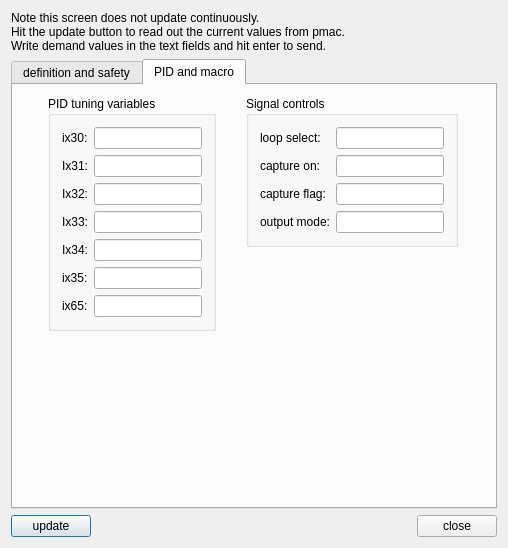
<?xml version="1.0" encoding="UTF-8"?>
<ui version="4.0">
 <class>formAxisSettings</class>
 <widget class="QDialog" name="formAxisSettings">
  <property name="geometry">
   <rect>
    <x>0</x>
    <y>0</y>
    <width>508</width>
    <height>548</height>
   </rect>
  </property>
  <property name="sizePolicy">
   <sizepolicy hsizetype="Fixed" vsizetype="Fixed">
    <horstretch>0</horstretch>
    <verstretch>0</verstretch>
   </sizepolicy>
  </property>
  <property name="maximumSize">
   <size>
    <width>1024</width>
    <height>768</height>
   </size>
  </property>
  <property name="windowTitle">
   <string>Axis setup</string>
  </property>
  <layout class="QGridLayout" name="gridLayout_3">
   <item row="0" column="0" colspan="3">
    <widget class="QLabel" name="textLabel1">
     <property name="text">
      <string>Note this screen does not update continuously.
Hit the update button to read out the current values from pmac.
Write demand values in the text fields and hit enter to send.</string>
     </property>
     <property name="wordWrap">
      <bool>false</bool>
     </property>
    </widget>
   </item>
   <item row="1" column="0" colspan="3">
    <widget class="QTabWidget" name="tabAxisSetup">
     <property name="currentIndex">
      <number>1</number>
     </property>
     <widget class="QWidget" name="tab">
      <attribute name="title">
       <string>definition and safety</string>
      </attribute>
      <layout class="QGridLayout" name="gridLayout_2">
       <item row="0" column="0">
        <widget class="QGroupBox" name="groupBox1">
         <property name="title">
          <string>Definition I variables</string>
         </property>
         <layout class="QFormLayout" name="formLayout_2">
          <item row="0" column="0">
           <widget class="QLabel" name="textLabel2">
            <property name="text">
             <string>Ix11:</string>
            </property>
            <property name="wordWrap">
             <bool>false</bool>
            </property>
           </widget>
          </item>
          <item row="0" column="1">
           <widget class="QLineEdit" name="lneIx11">
            <property name="minimumSize">
             <size>
              <width>60</width>
              <height>0</height>
             </size>
            </property>
            <property name="maximumSize">
             <size>
              <width>31222</width>
              <height>32767</height>
             </size>
            </property>
           </widget>
          </item>
          <item row="1" column="0">
           <widget class="QLabel" name="textLabel2_2">
            <property name="text">
             <string>Ix12:</string>
            </property>
            <property name="wordWrap">
             <bool>false</bool>
            </property>
           </widget>
          </item>
          <item row="1" column="1">
           <widget class="QLineEdit" name="lneIx12">
            <property name="minimumSize">
             <size>
              <width>60</width>
              <height>0</height>
             </size>
            </property>
            <property name="maximumSize">
             <size>
              <width>31222</width>
              <height>32767</height>
             </size>
            </property>
           </widget>
          </item>
          <item row="2" column="0">
           <widget class="QLabel" name="textLabel2_3">
            <property name="text">
             <string>Ix13:</string>
            </property>
            <property name="wordWrap">
             <bool>false</bool>
            </property>
           </widget>
          </item>
          <item row="2" column="1">
           <widget class="QLineEdit" name="lneIx13">
            <property name="minimumSize">
             <size>
              <width>60</width>
              <height>0</height>
             </size>
            </property>
            <property name="maximumSize">
             <size>
              <width>31222</width>
              <height>32767</height>
             </size>
            </property>
           </widget>
          </item>
          <item row="3" column="0">
           <widget class="QLabel" name="textLabel2_4">
            <property name="text">
             <string>Ix14:</string>
            </property>
            <property name="wordWrap">
             <bool>false</bool>
            </property>
           </widget>
          </item>
          <item row="3" column="1">
           <widget class="QLineEdit" name="lneIx14">
            <property name="minimumSize">
             <size>
              <width>60</width>
              <height>0</height>
             </size>
            </property>
            <property name="maximumSize">
             <size>
              <width>31222</width>
              <height>32767</height>
             </size>
            </property>
           </widget>
          </item>
          <item row="4" column="0">
           <widget class="QLabel" name="textLabel2_5">
            <property name="text">
             <string>Ix15:</string>
            </property>
            <property name="wordWrap">
             <bool>false</bool>
            </property>
           </widget>
          </item>
          <item row="4" column="1">
           <widget class="QLineEdit" name="lneIx15">
            <property name="minimumSize">
             <size>
              <width>60</width>
              <height>0</height>
             </size>
            </property>
            <property name="maximumSize">
             <size>
              <width>31222</width>
              <height>32767</height>
             </size>
            </property>
           </widget>
          </item>
          <item row="5" column="0">
           <widget class="QLabel" name="textLabel2_6">
            <property name="text">
             <string>Ix16:</string>
            </property>
            <property name="wordWrap">
             <bool>false</bool>
            </property>
           </widget>
          </item>
          <item row="5" column="1">
           <widget class="QLineEdit" name="lneIx16">
            <property name="minimumSize">
             <size>
              <width>60</width>
              <height>0</height>
             </size>
            </property>
            <property name="maximumSize">
             <size>
              <width>31222</width>
              <height>32767</height>
             </size>
            </property>
           </widget>
          </item>
          <item row="6" column="0">
           <widget class="QLabel" name="textLabel2_7">
            <property name="text">
             <string>Ix17:</string>
            </property>
            <property name="wordWrap">
             <bool>false</bool>
            </property>
           </widget>
          </item>
          <item row="6" column="1">
           <widget class="QLineEdit" name="lneIx17">
            <property name="minimumSize">
             <size>
              <width>60</width>
              <height>0</height>
             </size>
            </property>
            <property name="maximumSize">
             <size>
              <width>31222</width>
              <height>32767</height>
             </size>
            </property>
           </widget>
          </item>
          <item row="7" column="0">
           <widget class="QLabel" name="textLabel2_8">
            <property name="text">
             <string>Ix19:</string>
            </property>
            <property name="wordWrap">
             <bool>false</bool>
            </property>
           </widget>
          </item>
          <item row="7" column="1">
           <widget class="QLineEdit" name="lneIx19">
            <property name="minimumSize">
             <size>
              <width>60</width>
              <height>0</height>
             </size>
            </property>
            <property name="maximumSize">
             <size>
              <width>31222</width>
              <height>32767</height>
             </size>
            </property>
           </widget>
          </item>
         </layout>
        </widget>
       </item>
       <item row="0" column="1">
        <widget class="QGroupBox" name="groupBox2">
         <property name="title">
          <string>Safety I variables</string>
         </property>
         <layout class="QFormLayout" name="formLayout">
          <item row="0" column="0">
           <widget class="QLabel" name="textLabel2_9">
            <property name="text">
             <string>Ix20</string>
            </property>
            <property name="wordWrap">
             <bool>false</bool>
            </property>
           </widget>
          </item>
          <item row="0" column="1">
           <widget class="QLineEdit" name="lneIx20">
            <property name="sizePolicy">
             <sizepolicy hsizetype="Expanding" vsizetype="Fixed">
              <horstretch>0</horstretch>
              <verstretch>0</verstretch>
             </sizepolicy>
            </property>
            <property name="minimumSize">
             <size>
              <width>60</width>
              <height>0</height>
             </size>
            </property>
            <property name="maximumSize">
             <size>
              <width>32222</width>
              <height>32767</height>
             </size>
            </property>
           </widget>
          </item>
          <item row="1" column="0">
           <widget class="QLabel" name="textLabel2_2_2">
            <property name="text">
             <string>Ix21</string>
            </property>
            <property name="wordWrap">
             <bool>false</bool>
            </property>
           </widget>
          </item>
          <item row="1" column="1">
           <widget class="QLineEdit" name="lneIx21">
            <property name="minimumSize">
             <size>
              <width>60</width>
              <height>0</height>
             </size>
            </property>
            <property name="maximumSize">
             <size>
              <width>32222</width>
              <height>32767</height>
             </size>
            </property>
           </widget>
          </item>
          <item row="2" column="0">
           <widget class="QLabel" name="textLabel2_3_2">
            <property name="text">
             <string>Ix22</string>
            </property>
            <property name="wordWrap">
             <bool>false</bool>
            </property>
           </widget>
          </item>
          <item row="2" column="1">
           <widget class="QLineEdit" name="lneIx22">
            <property name="minimumSize">
             <size>
              <width>60</width>
              <height>0</height>
             </size>
            </property>
            <property name="maximumSize">
             <size>
              <width>32222</width>
              <height>32767</height>
             </size>
            </property>
           </widget>
          </item>
          <item row="3" column="0">
           <widget class="QLabel" name="textLabel2_4_2">
            <property name="text">
             <string>Ix23</string>
            </property>
            <property name="wordWrap">
             <bool>false</bool>
            </property>
           </widget>
          </item>
          <item row="3" column="1">
           <widget class="QLineEdit" name="lneIx23">
            <property name="minimumSize">
             <size>
              <width>60</width>
              <height>0</height>
             </size>
            </property>
            <property name="maximumSize">
             <size>
              <width>32222</width>
              <height>32767</height>
             </size>
            </property>
           </widget>
          </item>
          <item row="4" column="0">
           <widget class="QLabel" name="textLabel2_5_2">
            <property name="text">
             <string>Ix24</string>
            </property>
            <property name="wordWrap">
             <bool>false</bool>
            </property>
           </widget>
          </item>
          <item row="4" column="1">
           <widget class="QLineEdit" name="lneIx24">
            <property name="minimumSize">
             <size>
              <width>60</width>
              <height>0</height>
             </size>
            </property>
            <property name="maximumSize">
             <size>
              <width>32222</width>
              <height>32767</height>
             </size>
            </property>
           </widget>
          </item>
          <item row="5" column="0">
           <widget class="QLabel" name="textLabel2_6_2">
            <property name="text">
             <string>Ix25</string>
            </property>
            <property name="wordWrap">
             <bool>false</bool>
            </property>
           </widget>
          </item>
          <item row="5" column="1">
           <widget class="QLineEdit" name="lneIx25">
            <property name="minimumSize">
             <size>
              <width>60</width>
              <height>0</height>
             </size>
            </property>
            <property name="maximumSize">
             <size>
              <width>32222</width>
              <height>32767</height>
             </size>
            </property>
           </widget>
          </item>
          <item row="6" column="0">
           <widget class="QLabel" name="textLabel2_7_2">
            <property name="text">
             <string>Ix26</string>
            </property>
            <property name="wordWrap">
             <bool>false</bool>
            </property>
           </widget>
          </item>
          <item row="6" column="1">
           <widget class="QLineEdit" name="lneIx26">
            <property name="minimumSize">
             <size>
              <width>0</width>
              <height>0</height>
             </size>
            </property>
            <property name="maximumSize">
             <size>
              <width>32222</width>
              <height>32767</height>
             </size>
            </property>
           </widget>
          </item>
         </layout>
        </widget>
       </item>
      </layout>
     </widget>
     <widget class="QWidget" name="tab">
      <attribute name="title">
       <string>PID and macro</string>
      </attribute>
      <layout class="QGridLayout" name="gridLayout">
       <item row="0" column="0" rowspan="2">
        <widget class="QGroupBox" name="groupBox1_2">
         <property name="sizePolicy">
          <sizepolicy hsizetype="Fixed" vsizetype="Fixed">
           <horstretch>0</horstretch>
           <verstretch>0</verstretch>
          </sizepolicy>
         </property>
         <property name="title">
          <string>PID tuning variables</string>
         </property>
         <layout class="QFormLayout" name="formLayout_3">
          <item row="0" column="0">
           <widget class="QLabel" name="textLabel2_10">
            <property name="text">
             <string>ix30:</string>
            </property>
            <property name="wordWrap">
             <bool>false</bool>
            </property>
           </widget>
          </item>
          <item row="0" column="1">
           <widget class="QLineEdit" name="lneIx30">
            <property name="minimumSize">
             <size>
              <width>60</width>
              <height>0</height>
             </size>
            </property>
            <property name="maximumSize">
             <size>
              <width>32233</width>
              <height>32767</height>
             </size>
            </property>
           </widget>
          </item>
          <item row="1" column="0">
           <widget class="QLabel" name="textLabel2_2_3">
            <property name="text">
             <string>Ix31:</string>
            </property>
            <property name="wordWrap">
             <bool>false</bool>
            </property>
           </widget>
          </item>
          <item row="1" column="1">
           <widget class="QLineEdit" name="lneIx31">
            <property name="minimumSize">
             <size>
              <width>60</width>
              <height>0</height>
             </size>
            </property>
            <property name="maximumSize">
             <size>
              <width>32233</width>
              <height>32767</height>
             </size>
            </property>
           </widget>
          </item>
          <item row="2" column="0">
           <widget class="QLabel" name="textLabel2_3_3">
            <property name="text">
             <string>Ix32:</string>
            </property>
            <property name="wordWrap">
             <bool>false</bool>
            </property>
           </widget>
          </item>
          <item row="2" column="1">
           <widget class="QLineEdit" name="lneIx32">
            <property name="minimumSize">
             <size>
              <width>60</width>
              <height>0</height>
             </size>
            </property>
            <property name="maximumSize">
             <size>
              <width>32233</width>
              <height>32767</height>
             </size>
            </property>
           </widget>
          </item>
          <item row="3" column="0">
           <widget class="QLabel" name="textLabel2_4_3">
            <property name="text">
             <string>Ix33:</string>
            </property>
            <property name="wordWrap">
             <bool>false</bool>
            </property>
           </widget>
          </item>
          <item row="3" column="1">
           <widget class="QLineEdit" name="lneIx33">
            <property name="minimumSize">
             <size>
              <width>60</width>
              <height>0</height>
             </size>
            </property>
            <property name="maximumSize">
             <size>
              <width>32233</width>
              <height>32767</height>
             </size>
            </property>
           </widget>
          </item>
          <item row="4" column="0">
           <widget class="QLabel" name="textLabel2_5_3">
            <property name="text">
             <string>Ix34:</string>
            </property>
            <property name="wordWrap">
             <bool>false</bool>
            </property>
           </widget>
          </item>
          <item row="4" column="1">
           <widget class="QLineEdit" name="lneIx34">
            <property name="minimumSize">
             <size>
              <width>60</width>
              <height>0</height>
             </size>
            </property>
            <property name="maximumSize">
             <size>
              <width>32233</width>
              <height>32767</height>
             </size>
            </property>
           </widget>
          </item>
          <item row="5" column="0">
           <widget class="QLabel" name="textLabel2_10_2">
            <property name="text">
             <string>ix35:</string>
            </property>
            <property name="wordWrap">
             <bool>false</bool>
            </property>
           </widget>
          </item>
          <item row="5" column="1">
           <widget class="QLineEdit" name="lneIx35">
            <property name="minimumSize">
             <size>
              <width>60</width>
              <height>0</height>
             </size>
            </property>
            <property name="maximumSize">
             <size>
              <width>32233</width>
              <height>32767</height>
             </size>
            </property>
           </widget>
          </item>
          <item row="6" column="0">
           <widget class="QLabel" name="textLabel2_10_2_2">
            <property name="text">
             <string>ix65:</string>
            </property>
            <property name="wordWrap">
             <bool>false</bool>
            </property>
           </widget>
          </item>
          <item row="6" column="1">
           <widget class="QLineEdit" name="lneIx65">
            <property name="minimumSize">
             <size>
              <width>60</width>
              <height>0</height>
             </size>
            </property>
            <property name="maximumSize">
             <size>
              <width>32233</width>
              <height>32767</height>
             </size>
            </property>
           </widget>
          </item>
         </layout>
        </widget>
       </item>
       <item row="0" column="1">
        <widget class="QGroupBox" name="groupBox1_2_2">
         <property name="sizePolicy">
          <sizepolicy hsizetype="Fixed" vsizetype="Fixed">
           <horstretch>0</horstretch>
           <verstretch>0</verstretch>
          </sizepolicy>
         </property>
         <property name="title">
          <string>Signal controls</string>
         </property>
         <layout class="QFormLayout" name="formLayout_4">
          <property name="fieldGrowthPolicy">
           <enum>QFormLayout::AllNonFixedFieldsGrow</enum>
          </property>
          <item row="0" column="0">
           <widget class="QLabel" name="lLoopSelect">
            <property name="text">
             <string>loop select:</string>
            </property>
            <property name="wordWrap">
             <bool>false</bool>
            </property>
           </widget>
          </item>
          <item row="0" column="1">
           <widget class="QLineEdit" name="lneLoopSelect">
            <property name="minimumSize">
             <size>
              <width>60</width>
              <height>0</height>
             </size>
            </property>
            <property name="maximumSize">
             <size>
              <width>32222</width>
              <height>32767</height>
             </size>
            </property>
           </widget>
          </item>
          <item row="1" column="0">
           <widget class="QLabel" name="lCaptureOn">
            <property name="text">
             <string>capture on:</string>
            </property>
            <property name="wordWrap">
             <bool>false</bool>
            </property>
           </widget>
          </item>
          <item row="1" column="1">
           <widget class="QLineEdit" name="lneCaptureOn">
            <property name="minimumSize">
             <size>
              <width>60</width>
              <height>0</height>
             </size>
            </property>
            <property name="maximumSize">
             <size>
              <width>32222</width>
              <height>32767</height>
             </size>
            </property>
           </widget>
          </item>
          <item row="2" column="0">
           <widget class="QLabel" name="lCaptureFlag">
            <property name="text">
             <string>capture flag:</string>
            </property>
            <property name="wordWrap">
             <bool>false</bool>
            </property>
           </widget>
          </item>
          <item row="2" column="1">
           <widget class="QLineEdit" name="lneCaptureFlag">
            <property name="minimumSize">
             <size>
              <width>60</width>
              <height>0</height>
             </size>
            </property>
            <property name="maximumSize">
             <size>
              <width>32222</width>
              <height>32767</height>
             </size>
            </property>
           </widget>
          </item>
          <item row="3" column="0">
           <widget class="QLabel" name="lOutputMode">
            <property name="text">
             <string>output mode:</string>
            </property>
            <property name="wordWrap">
             <bool>false</bool>
            </property>
           </widget>
          </item>
          <item row="3" column="1">
           <widget class="QLineEdit" name="lneOutputMode">
            <property name="minimumSize">
             <size>
              <width>60</width>
              <height>0</height>
             </size>
            </property>
            <property name="maximumSize">
             <size>
              <width>32222</width>
              <height>32767</height>
             </size>
            </property>
           </widget>
          </item>
         </layout>
        </widget>
       </item>
       <item row="1" column="1" rowspan="2">
        <spacer name="verticalSpacer">
         <property name="orientation">
          <enum>Qt::Vertical</enum>
         </property>
         <property name="sizeHint" stdset="0">
          <size>
           <width>20</width>
           <height>125</height>
          </size>
         </property>
        </spacer>
       </item>
       <item row="2" column="0">
        <spacer name="verticalSpacer_2">
         <property name="orientation">
          <enum>Qt::Vertical</enum>
         </property>
         <property name="sizeHint" stdset="0">
          <size>
           <width>20</width>
           <height>26</height>
          </size>
         </property>
        </spacer>
       </item>
      </layout>
     </widget>
    </widget>
   </item>
   <item row="2" column="0">
    <widget class="QPushButton" name="btnUpdate">
     <property name="text">
      <string>update</string>
     </property>
    </widget>
   </item>
   <item row="2" column="1">
    <spacer name="spacer7">
     <property name="orientation">
      <enum>Qt::Horizontal</enum>
     </property>
     <property name="sizeType">
      <enum>QSizePolicy::Expanding</enum>
     </property>
     <property name="sizeHint" stdset="0">
      <size>
       <width>185</width>
       <height>20</height>
      </size>
     </property>
    </spacer>
   </item>
   <item row="2" column="2">
    <widget class="QPushButton" name="btnClose">
     <property name="text">
      <string>close</string>
     </property>
    </widget>
   </item>
  </layout>
 </widget>
 <layoutdefault spacing="6" margin="11"/>
 <pixmapfunction>qPixmapFromMimeSource</pixmapfunction>
 <tabstops>
  <tabstop>lneIx11</tabstop>
  <tabstop>lneIx12</tabstop>
  <tabstop>lneIx13</tabstop>
  <tabstop>lneIx14</tabstop>
  <tabstop>lneIx15</tabstop>
  <tabstop>lneIx16</tabstop>
  <tabstop>lneIx17</tabstop>
  <tabstop>lneIx19</tabstop>
  <tabstop>lneIx20</tabstop>
  <tabstop>lneIx21</tabstop>
  <tabstop>lneIx22</tabstop>
  <tabstop>lneIx23</tabstop>
  <tabstop>lneIx24</tabstop>
  <tabstop>lneIx25</tabstop>
  <tabstop>lneIx26</tabstop>
  <tabstop>btnUpdate</tabstop>
  <tabstop>btnClose</tabstop>
 </tabstops>
 <resources/>
 <connections>
  <connection>
   <sender>btnUpdate</sender>
   <signal>clicked()</signal>
   <receiver>formAxisSettings</receiver>
   <slot>axisUpdate()</slot>
   <hints>
    <hint type="sourcelabel">
     <x>20</x>
     <y>20</y>
    </hint>
    <hint type="destinationlabel">
     <x>20</x>
     <y>20</y>
    </hint>
   </hints>
  </connection>
  <connection>
   <sender>btnClose</sender>
   <signal>clicked()</signal>
   <receiver>formAxisSettings</receiver>
   <slot>close()</slot>
   <hints>
    <hint type="sourcelabel">
     <x>20</x>
     <y>20</y>
    </hint>
    <hint type="destinationlabel">
     <x>20</x>
     <y>20</y>
    </hint>
   </hints>
  </connection>
  <connection>
   <sender>lneIx11</sender>
   <signal>returnPressed()</signal>
   <receiver>formAxisSettings</receiver>
   <slot>sendIx11()</slot>
   <hints>
    <hint type="sourcelabel">
     <x>20</x>
     <y>20</y>
    </hint>
    <hint type="destinationlabel">
     <x>20</x>
     <y>20</y>
    </hint>
   </hints>
  </connection>
  <connection>
   <sender>lneIx12</sender>
   <signal>returnPressed()</signal>
   <receiver>formAxisSettings</receiver>
   <slot>sendIx12()</slot>
   <hints>
    <hint type="sourcelabel">
     <x>20</x>
     <y>20</y>
    </hint>
    <hint type="destinationlabel">
     <x>20</x>
     <y>20</y>
    </hint>
   </hints>
  </connection>
  <connection>
   <sender>lneIx13</sender>
   <signal>returnPressed()</signal>
   <receiver>formAxisSettings</receiver>
   <slot>sendIx13()</slot>
   <hints>
    <hint type="sourcelabel">
     <x>20</x>
     <y>20</y>
    </hint>
    <hint type="destinationlabel">
     <x>20</x>
     <y>20</y>
    </hint>
   </hints>
  </connection>
  <connection>
   <sender>lneIx14</sender>
   <signal>returnPressed()</signal>
   <receiver>formAxisSettings</receiver>
   <slot>sendIx14()</slot>
   <hints>
    <hint type="sourcelabel">
     <x>20</x>
     <y>20</y>
    </hint>
    <hint type="destinationlabel">
     <x>20</x>
     <y>20</y>
    </hint>
   </hints>
  </connection>
  <connection>
   <sender>lneIx15</sender>
   <signal>returnPressed()</signal>
   <receiver>formAxisSettings</receiver>
   <slot>sendIx15()</slot>
   <hints>
    <hint type="sourcelabel">
     <x>20</x>
     <y>20</y>
    </hint>
    <hint type="destinationlabel">
     <x>20</x>
     <y>20</y>
    </hint>
   </hints>
  </connection>
  <connection>
   <sender>lneIx16</sender>
   <signal>returnPressed()</signal>
   <receiver>formAxisSettings</receiver>
   <slot>sendIx16()</slot>
   <hints>
    <hint type="sourcelabel">
     <x>20</x>
     <y>20</y>
    </hint>
    <hint type="destinationlabel">
     <x>20</x>
     <y>20</y>
    </hint>
   </hints>
  </connection>
  <connection>
   <sender>lneIx17</sender>
   <signal>returnPressed()</signal>
   <receiver>formAxisSettings</receiver>
   <slot>sendIx17()</slot>
   <hints>
    <hint type="sourcelabel">
     <x>20</x>
     <y>20</y>
    </hint>
    <hint type="destinationlabel">
     <x>20</x>
     <y>20</y>
    </hint>
   </hints>
  </connection>
  <connection>
   <sender>lneIx19</sender>
   <signal>returnPressed()</signal>
   <receiver>formAxisSettings</receiver>
   <slot>sendIx19()</slot>
   <hints>
    <hint type="sourcelabel">
     <x>20</x>
     <y>20</y>
    </hint>
    <hint type="destinationlabel">
     <x>20</x>
     <y>20</y>
    </hint>
   </hints>
  </connection>
  <connection>
   <sender>lneIx20</sender>
   <signal>returnPressed()</signal>
   <receiver>formAxisSettings</receiver>
   <slot>sendIx20()</slot>
   <hints>
    <hint type="sourcelabel">
     <x>20</x>
     <y>20</y>
    </hint>
    <hint type="destinationlabel">
     <x>20</x>
     <y>20</y>
    </hint>
   </hints>
  </connection>
  <connection>
   <sender>lneIx21</sender>
   <signal>returnPressed()</signal>
   <receiver>formAxisSettings</receiver>
   <slot>sendIx21()</slot>
   <hints>
    <hint type="sourcelabel">
     <x>20</x>
     <y>20</y>
    </hint>
    <hint type="destinationlabel">
     <x>20</x>
     <y>20</y>
    </hint>
   </hints>
  </connection>
  <connection>
   <sender>lneIx22</sender>
   <signal>returnPressed()</signal>
   <receiver>formAxisSettings</receiver>
   <slot>sendIx22()</slot>
   <hints>
    <hint type="sourcelabel">
     <x>20</x>
     <y>20</y>
    </hint>
    <hint type="destinationlabel">
     <x>20</x>
     <y>20</y>
    </hint>
   </hints>
  </connection>
  <connection>
   <sender>lneIx23</sender>
   <signal>returnPressed()</signal>
   <receiver>formAxisSettings</receiver>
   <slot>sendIx23()</slot>
   <hints>
    <hint type="sourcelabel">
     <x>20</x>
     <y>20</y>
    </hint>
    <hint type="destinationlabel">
     <x>20</x>
     <y>20</y>
    </hint>
   </hints>
  </connection>
  <connection>
   <sender>lneIx24</sender>
   <signal>returnPressed()</signal>
   <receiver>formAxisSettings</receiver>
   <slot>sendIx24()</slot>
   <hints>
    <hint type="sourcelabel">
     <x>20</x>
     <y>20</y>
    </hint>
    <hint type="destinationlabel">
     <x>20</x>
     <y>20</y>
    </hint>
   </hints>
  </connection>
  <connection>
   <sender>lneIx25</sender>
   <signal>returnPressed()</signal>
   <receiver>formAxisSettings</receiver>
   <slot>sendIx25()</slot>
   <hints>
    <hint type="sourcelabel">
     <x>20</x>
     <y>20</y>
    </hint>
    <hint type="destinationlabel">
     <x>20</x>
     <y>20</y>
    </hint>
   </hints>
  </connection>
  <connection>
   <sender>lneIx26</sender>
   <signal>returnPressed()</signal>
   <receiver>formAxisSettings</receiver>
   <slot>sendIx26()</slot>
   <hints>
    <hint type="sourcelabel">
     <x>20</x>
     <y>20</y>
    </hint>
    <hint type="destinationlabel">
     <x>20</x>
     <y>20</y>
    </hint>
   </hints>
  </connection>
  <connection>
   <sender>lneIx30</sender>
   <signal>returnPressed()</signal>
   <receiver>formAxisSettings</receiver>
   <slot>sendIx30()</slot>
   <hints>
    <hint type="sourcelabel">
     <x>20</x>
     <y>20</y>
    </hint>
    <hint type="destinationlabel">
     <x>20</x>
     <y>20</y>
    </hint>
   </hints>
  </connection>
  <connection>
   <sender>lneIx31</sender>
   <signal>returnPressed()</signal>
   <receiver>formAxisSettings</receiver>
   <slot>sendIx31()</slot>
   <hints>
    <hint type="sourcelabel">
     <x>20</x>
     <y>20</y>
    </hint>
    <hint type="destinationlabel">
     <x>20</x>
     <y>20</y>
    </hint>
   </hints>
  </connection>
  <connection>
   <sender>lneIx32</sender>
   <signal>returnPressed()</signal>
   <receiver>formAxisSettings</receiver>
   <slot>sendIx32()</slot>
   <hints>
    <hint type="sourcelabel">
     <x>20</x>
     <y>20</y>
    </hint>
    <hint type="destinationlabel">
     <x>20</x>
     <y>20</y>
    </hint>
   </hints>
  </connection>
  <connection>
   <sender>lneIx33</sender>
   <signal>returnPressed()</signal>
   <receiver>formAxisSettings</receiver>
   <slot>sendIx33()</slot>
   <hints>
    <hint type="sourcelabel">
     <x>20</x>
     <y>20</y>
    </hint>
    <hint type="destinationlabel">
     <x>20</x>
     <y>20</y>
    </hint>
   </hints>
  </connection>
  <connection>
   <sender>lneIx34</sender>
   <signal>returnPressed()</signal>
   <receiver>formAxisSettings</receiver>
   <slot>sendIx34()</slot>
   <hints>
    <hint type="sourcelabel">
     <x>20</x>
     <y>20</y>
    </hint>
    <hint type="destinationlabel">
     <x>20</x>
     <y>20</y>
    </hint>
   </hints>
  </connection>
  <connection>
   <sender>lneIx35</sender>
   <signal>returnPressed()</signal>
   <receiver>formAxisSettings</receiver>
   <slot>sendIx35()</slot>
   <hints>
    <hint type="sourcelabel">
     <x>20</x>
     <y>20</y>
    </hint>
    <hint type="destinationlabel">
     <x>20</x>
     <y>20</y>
    </hint>
   </hints>
  </connection>
  <connection>
   <sender>lneIx65</sender>
   <signal>returnPressed()</signal>
   <receiver>formAxisSettings</receiver>
   <slot>sendIx65()</slot>
   <hints>
    <hint type="sourcelabel">
     <x>20</x>
     <y>20</y>
    </hint>
    <hint type="destinationlabel">
     <x>20</x>
     <y>20</y>
    </hint>
   </hints>
  </connection>
  <connection>
   <sender>lneLoopSelect</sender>
   <signal>returnPressed()</signal>
   <receiver>formAxisSettings</receiver>
   <slot>sendLoopSelect()</slot>
   <hints>
    <hint type="sourcelabel">
     <x>20</x>
     <y>20</y>
    </hint>
    <hint type="destinationlabel">
     <x>20</x>
     <y>20</y>
    </hint>
   </hints>
  </connection>
  <connection>
   <sender>lneCaptureOn</sender>
   <signal>returnPressed()</signal>
   <receiver>formAxisSettings</receiver>
   <slot>sendCaptureOn()</slot>
   <hints>
    <hint type="sourcelabel">
     <x>20</x>
     <y>20</y>
    </hint>
    <hint type="destinationlabel">
     <x>20</x>
     <y>20</y>
    </hint>
   </hints>
  </connection>
  <connection>
   <sender>lneCaptureFlag</sender>
   <signal>returnPressed()</signal>
   <receiver>formAxisSettings</receiver>
   <slot>sendCaptureFlag()</slot>
   <hints>
    <hint type="sourcelabel">
     <x>20</x>
     <y>20</y>
    </hint>
    <hint type="destinationlabel">
     <x>20</x>
     <y>20</y>
    </hint>
   </hints>
  </connection>
  <connection>
   <sender>lneOutputMode</sender>
   <signal>returnPressed()</signal>
   <receiver>formAxisSettings</receiver>
   <slot>sendOutputMode()</slot>
   <hints>
    <hint type="sourcelabel">
     <x>20</x>
     <y>20</y>
    </hint>
    <hint type="destinationlabel">
     <x>20</x>
     <y>20</y>
    </hint>
   </hints>
  </connection>
  <connection>
   <sender>tabAxisSetup</sender>
   <signal>currentChanged(int)</signal>
   <receiver>formAxisSettings</receiver>
   <slot>tabChange()</slot>
   <hints>
    <hint type="sourcelabel">
     <x>20</x>
     <y>20</y>
    </hint>
    <hint type="destinationlabel">
     <x>20</x>
     <y>20</y>
    </hint>
   </hints>
  </connection>
 </connections>
</ui>
